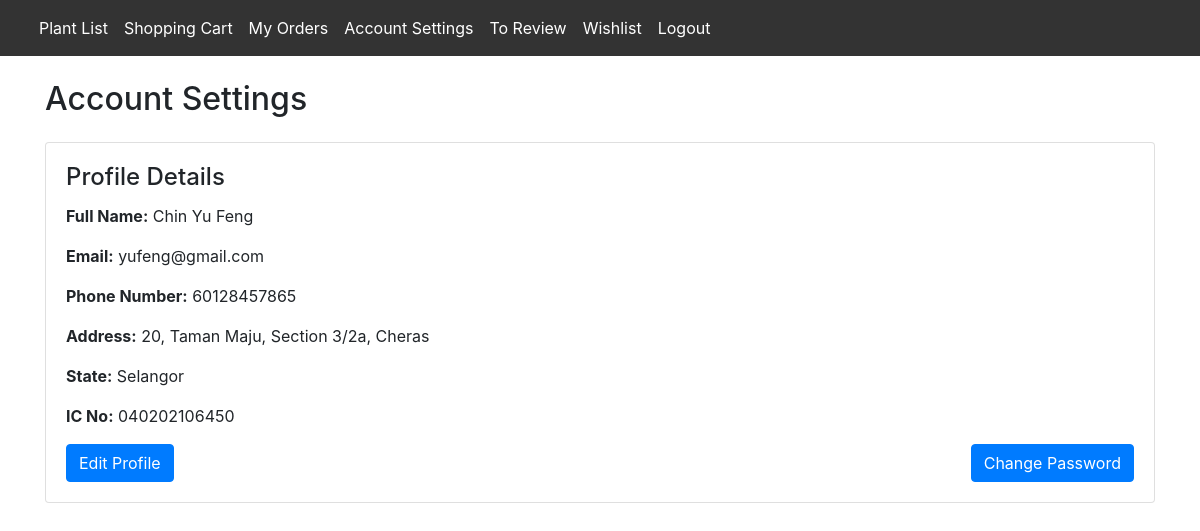
Page /account_settings/ (signed in) on the committed database.
### app/models.py (models this page shows, shortened)
class Customer(models.Model):
    user = models.OneToOneField(User, on_delete=models.CASCADE, primary_key=True, related_name='customer_profile')
    customer_name = models.CharField(max_length=80, default='Unknown')
    customer_address = models.CharField(max_length=200)
    customer_state = models.CharField(max_length=30)
    customer_ic = models.CharField(max_length=30, unique=True)
    customer_phone_number = models.BigIntegerField()

class User(AbstractUser):
    is_customer = models.BooleanField(default=False)
    is_deliveryman = models.BooleanField(default=False)
    is_admin = models.BooleanField(default=False)
    email = models.EmailField(unique=True)
    USERNAME_FIELD = 'email'
    REQUIRED_FIELDS = []    # Remove 'email' from here since it's the USERNAME_FIELD

### app/views.py (the view)
# urls.py: path('account_settings/', views.account_settings, name='account_settings'),
@login_required
def account_settings(request):
    customer = request.user.customer_profile
    context = {
        'customer': customer
    }
    return render(request, 'account_settings.html', context)

### app/templates/account_settings.html (shortened to what this page needs)
<!DOCTYPE html>
<html lang="en">
<head>
    <link href="https://stackpath.bootstrapcdn.com/bootstrap/4.5.2/css/bootstrap.min.css" rel="stylesheet">
</head>
<body>
    <nav class="navbar navbar-expand-md navbar-dark" style="background-color: #333333;">
        <div class="container-fluid">
            <div class="collapse navbar-collapse" id="navbarNav">
                <ul class="navbar-nav">
                    <li class="nav-item deliveryman-section">
                        <a class="nav-link active" href="{% url 'plant_list' %}">Plant List</a>
                    </li>
                    <li class="nav-item">
                        <a class="nav-link active" aria-current="page" href="{% url 'view_cart' %}">Shopping Cart</a>
                    </li>
                    <li class="nav-item">
                        <a class="nav-link active" aria-current="page" href="{% url 'my_orders' %}">My Orders</a>
                    </li>
                    <li class="nav-item">
                        <a class="nav-link active" aria-current="page" href="{% url 'account_settings' %}">Account
                            Settings</a>
                    </li>
                    <li class="nav-item">
                        <a class="nav-link active" aria-current="page" href="{% url 'to_review' %}">To Review</a>
                    </li>
                    <li class="nav-item">
                        <a class="nav-link active" aria-current="page" href="{% url 'view_wishlist' %}">Wishlist</a>
                    </li>
                    <li class="nav-item">
                        <a class="nav-link active" aria-current="page" href="{% url 'logout' %}">Logout</a>
                    </li>
                </ul>
            </div>
        </div>
    </nav>
    <div class="container mt-4">
        <h2 class="mb-4">Account Settings</h2>
        <div class="card">
            <div class="card-body">
                <h4 class="card-title">Profile Details</h4>
                <p><strong>Full Name:</strong> {{ customer.customer_name }}</p>
                <p><strong>Email:</strong> {{ customer.user.email }}</p>
                <p><strong>Phone Number:</strong> {{ customer.customer_phone_number }}</p>
                <p><strong>Address:</strong> {{ customer.customer_address }}</p>
                <p><strong>State:</strong> {{ customer.customer_state }}</p>
                <p><strong>IC No:</strong> {{ customer.customer_ic }}</p>
                <div class="d-flex justify-content-between">
                    <a href="{% url 'update_profile' %}" class="btn btn-primary">Edit Profile</a>
                    <a href="{% url 'change_password' %}" class="btn btn-primary">Change Password</a>
                </div>
            </div>
        </div>
    </div>
</body>
</html>

### rows in the picture
Customer: customer_name "Chin Yu Feng", user.email "yufeng@gmail.com", customer_phone_number "60128457865", customer_address "20, Taman Maju, Section 3/2a, Cheras", customer_state "Selangor", customer_ic "040202106450"
